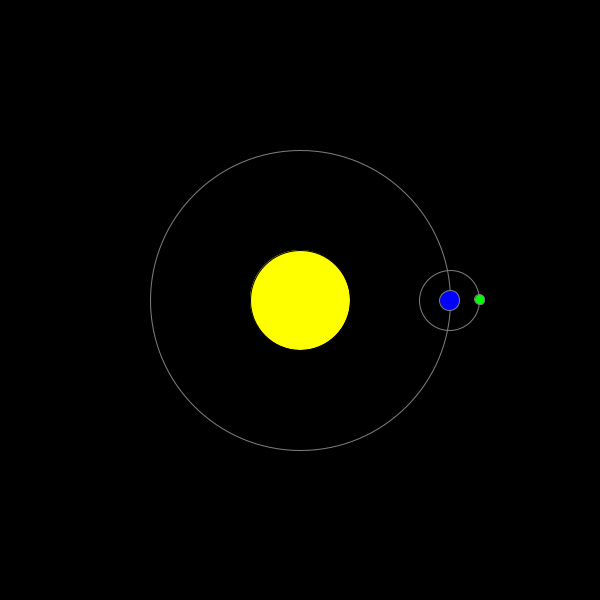
Frame 1 (no input)
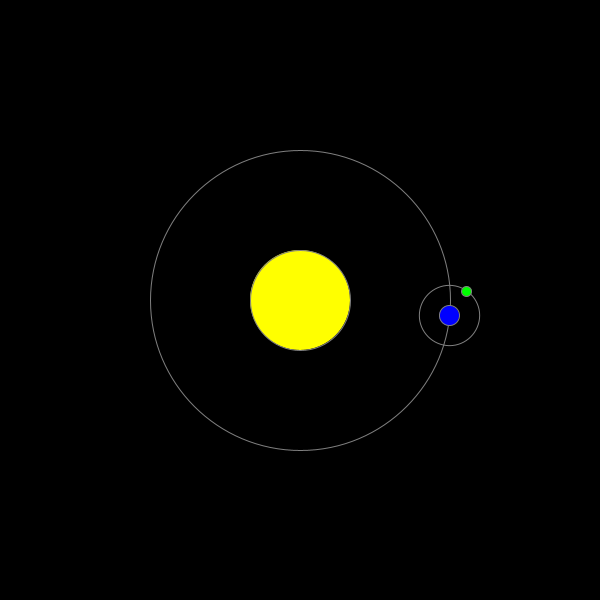
Frame 60 (the mouse pressed at the canvas centre just before this capture)
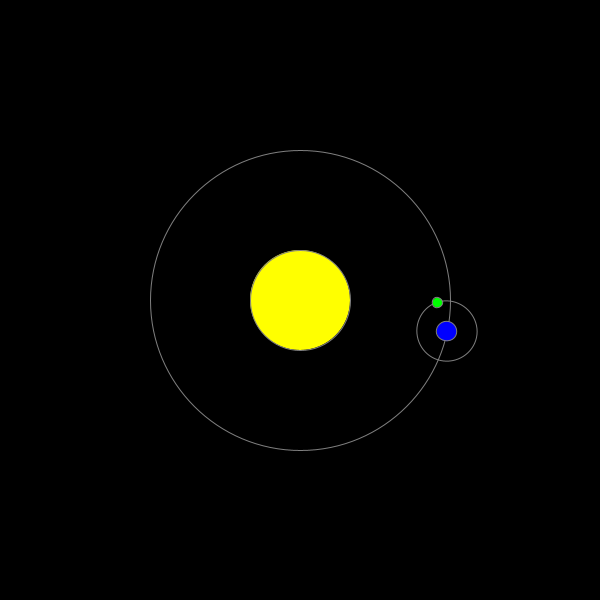
Frame 120 (the mouse held since frame 60 and released just before this capture)

The Processing sketch that drew these frames (run headless with seeded random() and noise(); from frame 60 on, the mouse is pressed at the canvas centre):

// Processing sketch: planetRock_1_moon
// ── planetRock_1_moon.pde
int x;
int y;
float angle=0;
float angleMars=0;

void setup(){
  size(600,600);
}

void draw(){
  background(0);
  translate(width/2,height/2);
  
  fill(255,255,0);
  ellipse(0, 0,100,100);
  
  noFill();
  stroke(128);
  ellipse(0, 0,300,300);
  
  
  angle+=PI/1800;
  rotate(angle);
  fill(0,0,255);
  ellipse(150, 0, 20, 20);
  
  translate(150, 0);
  noFill();
  ellipse(0, 0,60,60);
  rotate(-angle*10);
  fill(0,255,0);
  ellipse(30, 0,10,10);

  
}
